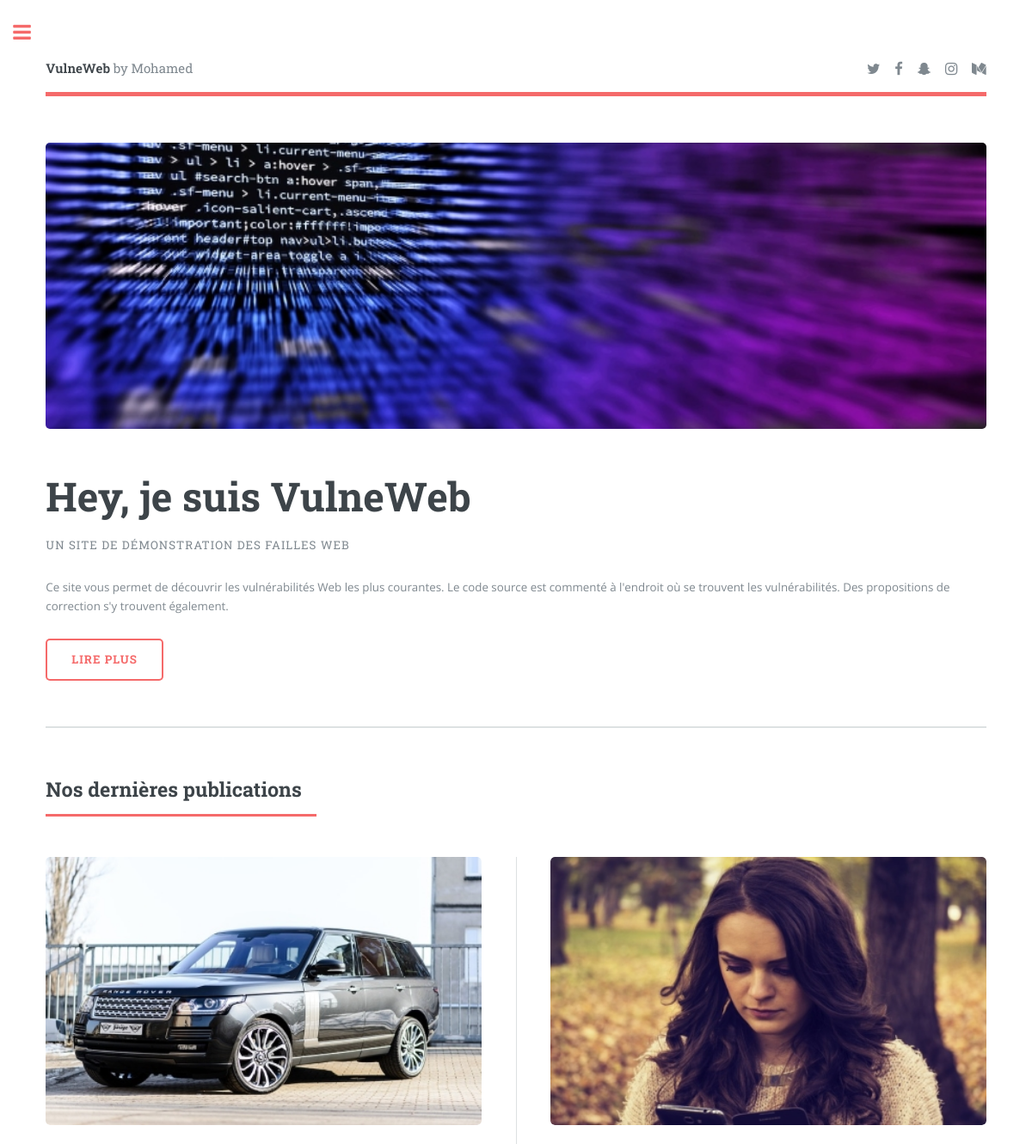
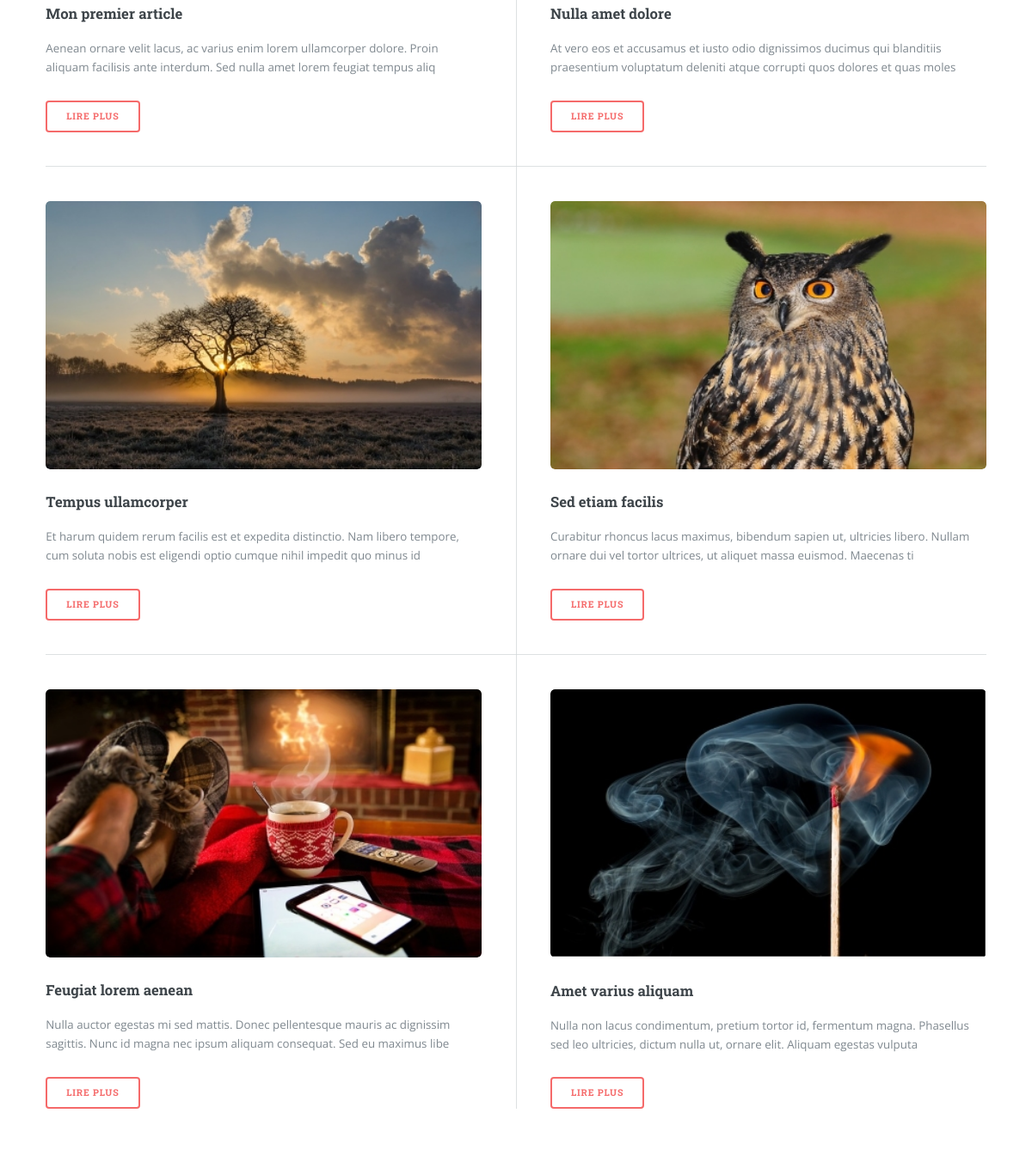
The page / on the database its author committed (2 pictures, top to bottom).
### tables this page shows
CREATE TABLE `articles` (
  `id` int(11) NOT NULL,
  `idauteur` int(11) NOT NULL,
  `titre` varchar(255) NOT NULL,
  `contenu` varchar(5000) NOT NULL
);

### index.php (the view, shortened to what this page needs)
<!DOCTYPE HTML>
<html>
	<head>
		<link rel="stylesheet" href="assets/css/main.css" />
	</head>
	<body>
			<div id="wrapper">
					<div id="main">
						<div class="inner">
								<header id="header">
									<a href="index.php" class="logo"><strong>VulneWeb</strong> by Mohamed</a>
									<ul class="icons">
										<li><a href="#" class="icon fa-twitter"><span class="label">Twitter</span></a></li>
										<li><a href="#" class="icon fa-facebook"><span class="label">Facebook</span></a></li>
										<li><a href="#" class="icon fa-snapchat-ghost"><span class="label">Snapchat</span></a></li>
										<li><a href="#" class="icon fa-instagram"><span class="label">Instagram</span></a></li>
										<li><a href="#" class="icon fa-medium"><span class="label">Medium</span></a></li>
									</ul>
								</header>
							<?php
								$mysqli = new mysqli("localhost", "demoutilisateur", "Mdp@Ass3zSécuris3", "demobdd");
								$mysqli->set_charset("utf8");
								if(isset($_POST['query'])) {
									echo "Vous avez cherché : " . $_POST['query'];
								} else {
								?>
								<section id="banner">
									<div class="content">
										<header>
											<h1>Hey, je suis VulneWeb<br />
											</h1>
											<p>Un site de démonstration des failles web</p>
										</header>
										<p>Ce site vous permet de découvrir les vulnérabilités Web les plus courantes. Le code source est commenté à l'endroit où se trouvent les vulnérabilités. Des propositions de correction s'y trouvent également.</p>
										<ul class="actions">
											<li><a href="#" class="button big" onclick="alert('Par contre ce bouton ne fonctionne pas !')">Lire Plus</a></li>
										</ul>
									</div>
									<span class="image object">
										<img src="images/pic10.jpg" alt="" />
									</span>
								</section>
								<section>
									<header class="major">
										<h2>Nos dernières publications</h2>
									</header>
									<div class="posts">
									<?php
										$rows=$mysqli->query("SELECT * FROM `articles`");
										if ($rows->num_rows==0) {
											echo "Aucun article à afficher.";
										}
										else {
											while($row = $rows->fetch_array())
											{
												echo "<article><a href=\"#\" class=\"image\"><img src=\"images/pic0" . $row['id'] . ".jpg\" /></a>";
												echo "<h3>" . $row['titre'] . "</h3>";
												echo substr($row['contenu'], 0, 150);
												echo "<ul class=\"actions\"><li><a href=\"article.php?id=" . $row['id'] . "\" class=\"button\">Lire plus</a></li></ul>";
												echo "</article>";
											}
										}
									?>
									</div>
								</section>
							<?php } ?>
						</div>
					</div>
			</div>
	</body>
</html>

### rows shown on the page
articles: shows a picture, titre "Mon premier article", contenu "Aenean ornare velit lacus, ac varius enim lorem ullamcorper dolore. Proin aliquam facilisis ante interdum. Sed nulla amet lorem feugiat tempus aliq"
articles: shows a picture, titre "Nulla amet dolore", contenu "At vero eos et accusamus et iusto odio dignissimos ducimus qui blanditiis praesentium voluptatum deleniti atque corrupti quos dolores et quas moles"
articles: shows a picture, titre "Tempus ullamcorper", contenu "Et harum quidem rerum facilis est et expedita distinctio. Nam libero tempore, cum soluta nobis est eligendi optio cumque nihil impedit quo minus id"
articles: shows a picture, titre "Sed etiam facilis", contenu "Curabitur rhoncus lacus maximus, bibendum sapien ut, ultricies libero. Nullam ornare dui vel tortor ultrices, ut aliquet massa euismod. Maecenas ti"
articles: shows a picture, titre "Feugiat lorem aenean", contenu "Nulla auctor egestas mi sed mattis. Donec pellentesque mauris ac dignissim sagittis. Nunc id magna nec ipsum aliquam consequat. Sed eu maximus libe"
articles: shows a picture, titre "Amet varius aliquam", contenu "Nulla non lacus condimentum, pretium tortor id, fermentum magna. Phasellus sed leo ultricies, dictum nulla ut, ornare elit. Aliquam egestas vulputa"
